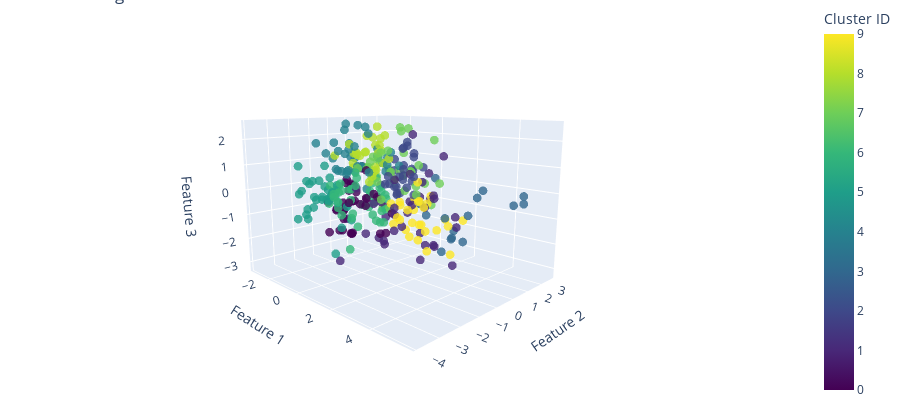

This figure's notebook cell:
### Code cell
fig.update_layout(scene=dict(xaxis_title='D1', yaxis_title='D2', zaxis_title='D3'), 
                  title='Clustering Visualization')
fig.update_layout(scene=dict(xaxis_title='Feature 1', yaxis_title='Feature 2', zaxis_title='Feature 3'), 
                  scene_camera=dict(eye=dict(x=1.7, y=-1.7, z=0.5)),
                  legend=dict(title='Clusters'),
                  title='Clustering Visualization')
fig.update_traces(marker=dict(size=3, opacity=0.8, color=y_pred, 
                              colorscale='Viridis', colorbar=dict(title='Cluster ID')))

### Figure 1 — Plotly figure (JSON) as saved in the notebook; plotly's stock layout.template omitted (floating-point values rounded to 4 significant figures; data arrays with more than 128 entries replaced by an {"elided": "..."} marker saying what was removed)
{"data": [{"marker": {"color": {"elided": "321 int values"}, "colorbar": {"title": {"text": "Cluster ID"}}, "colorscale": [[0, "#440154"], [0.1111, "#482878"], [0.2222, "#3e4989"], [0.3333, "#31688e"], [0.4444, "#26828e"], [0.5556, "#1f9e89"], [0.6667, "#35b779"], [0.7778, "#6ece58"], [0.8889, "#b5de2b"], [1, "#fde725"]], "opacity": 0.8, "size": 3}, "mode": "markers", "type": "scatter3d", "x": {"elided": "321 float values"}, "y": {"elided": "321 float values"}, "z": {"elided": "321 float values"}}], "layout": {"coloraxis": {"colorbar": {"title": {"text": "Cluster Labels"}}, "colorscale": [[0, "#440154"], [0.1111, "#482878"], [0.2222, "#3e4989"], [0.3333, "#31688e"], [0.4444, "#26828e"], [0.5556, "#1f9e89"], [0.6667, "#35b779"], [0.7778, "#6ece58"], [0.8889, "#b5de2b"], [1, "#fde725"]]}, "height": 400, "legend": {"title": {"text": "Clusters"}}, "margin": {"b": 0, "l": 0, "r": 0, "t": 0}, "scene": {"camera": {"eye": {"x": 1.7, "y": -1.7, "z": 0.5}}, "xaxis": {"title": {"text": "Feature 1"}}, "yaxis": {"title": {"text": "Feature 2"}}, "zaxis": {"title": {"text": "Feature 3"}}}, "title": {"text": "Clustering Visualization"}}}
